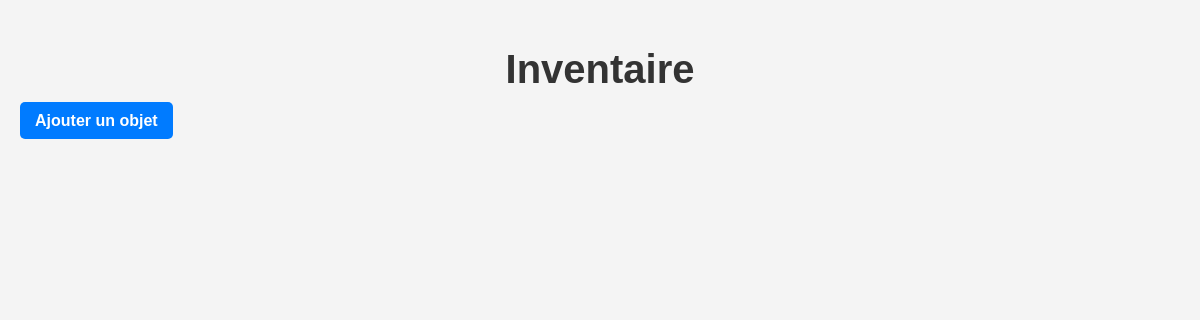
The app's page /inventaire/, older data.
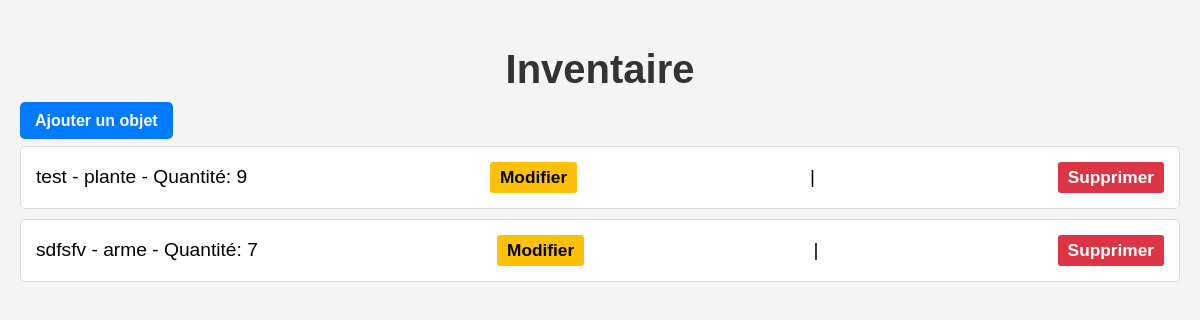
The same page, newer data.
### inventaire/models.py (models this page shows, shortened)
class Objet(models.Model):
    TYPE_CHOICES = [
        ('potion', 'Potion'),
        ('plante', 'Plante'),
        ('arme', 'Arme'),
        ('cle', 'Clé'),
        ('armure', 'Pièce d\'armure'),
    ]
    nom = models.CharField(max_length=100)
    type_objet = models.CharField(max_length=10, choices=TYPE_CHOICES)
    quantite = models.PositiveIntegerField(default=1)
    description = models.TextField(blank=True, null=True)

### inventaire/views.py (the view)
# urls.py: path('', views.objet_list, name='objet_list'),
def objet_list(request):
    objets = Objet.objects.all()
    return render(request, 'inventaire/objet_list.html', {'objets': objets})

### inventaire/templates/inventaire/objet_list.html (shortened to what this page needs)
<!DOCTYPE html>
<html lang="en">
<head>
    {% load static %}
    <link rel="stylesheet" href="{% static 'inventory/css/list.css' %}">
</head>
<h1>Inventaire</h1>
<a href="{% url 'objet_create' %}">Ajouter un objet</a>
<ul>
    {% for objet in objets %}
        <li>{{ objet.nom }} - {{ objet.type_objet }} - Quantité: {{ objet.quantite }}
            <a href="{% url 'objet_update' objet.pk %}">Modifier</a> |
            <a href="{% url 'objet_delete' objet.pk %}">Supprimer</a>
        </li>
    {% endfor %}
</ul>
</html>

### inventaire/static/inventaire/css/list.css (style rules this page uses)
h1 { text-align: center; color: #333; margin-bottom: 20px; font-size: 2.5em; }
a { text-decoration: none; color: white; background-color: #007BFF; padding: 10px 15px; border-radius: 5px; font-weight: bold; }
ul { list-style-type: none; padding: 0; }
ul li { background-color: white; border: 1px solid #ddd; padding: 15px; margin-bottom: 10px; border-radius: 5px; display: flex; justify-content: space-between; align-items: center; font-size: 1.2em; }
ul li a { margin-left: 10px; padding: 5px 10px; border-radius: 3px; font-size: 0.9em; }
ul li a:first-child { background-color: #ffc107; color: black; }
ul li a:last-child { background-color: #dc3545; color: white; }

Row changes from the older to the newer data that the page shows:
added Objet: nom "test", type_objet "plante", quantite "9"
added Objet: nom "sdfsfv", type_objet "arme", quantite "7"
